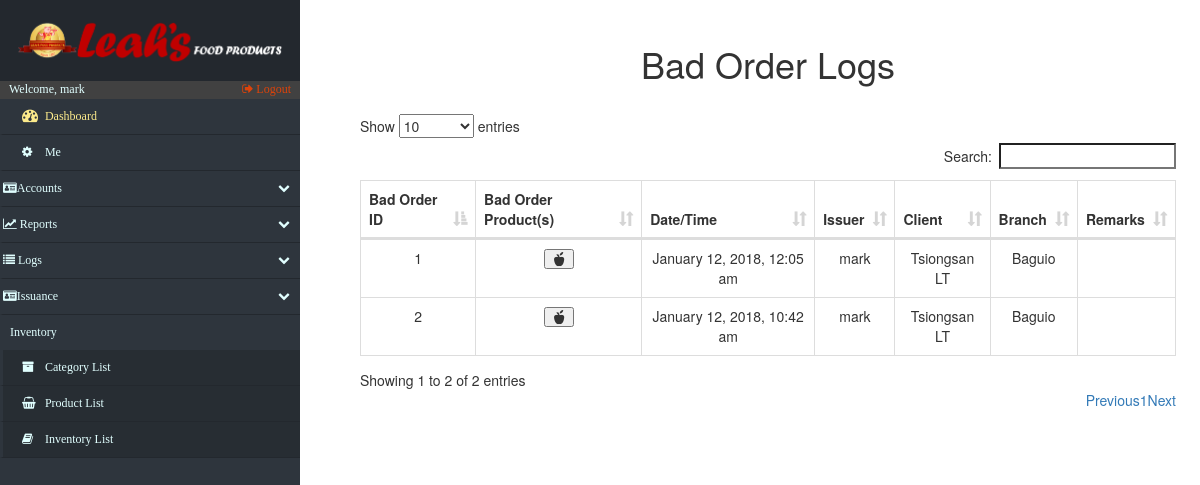
/log_BadOrders.php (signed in), run on the app's committed database.
### tables this page shows
CREATE TABLE IF NOT EXISTS `bad_order` (
  `bo_id` int(15) NOT NULL AUTO_INCREMENT,
  `bo_dateReleased` varchar(50) NOT NULL,
  `bo_issue_account` varchar(200) NOT NULL,
  `bo_client` int(20) DEFAULT NULL,
  `bo_remarks` varchar(200) DEFAULT NULL,
  PRIMARY KEY (`bo_id`)
);

CREATE TABLE IF NOT EXISTS `clients` (
  `c_id` int(15) NOT NULL AUTO_INCREMENT,
  `c_name` varchar(20) NOT NULL,
  `c_address` varchar(20) NOT NULL,
  `c_location` varchar(50) DEFAULT NULL,
  `c_contactperson` varchar(50) DEFAULT NULL,
  `c_contactpersonnumber` varchar(50) DEFAULT NULL,
  PRIMARY KEY (`c_id`)
);

### log_BadOrders.php (the view, shortened to what this page needs)
<!DOCTYPE html>
<html lang="en">
<head>
    <?php include('fragments/config.php') ?>
    <link rel="stylesheet" href="https://maxcdn.bootstrapcdn.com/bootstrap/3.3.7/css/bootstrap.min.css">
    <link href="src/css/datatables.css" rel="stylesheet">
    <link href="//maxcdn.bootstrapcdn.com/font-awesome/4.2.0/css/font-awesome.min.css" rel="stylesheet">
    <link href="src/css/sidebar.css" rel="stylesheet">
    <link href="src/css/custom.css" rel="stylesheet">
</head>
<body>
    <div class="nav-side-menu">
        <div class="brand">
            <div class="brandtext"></div>
        </div>
        <div class="user_info">
            <span>Welcome, <?php
                echo $_SESSION['username'];
                ?>
            </span>
            <a href="fragments/logout.php">
                <i class="fa fa-sign-out" aria-hidden="true"></i> Logout
            </a>
        </div>
        <div class="menu-list">
            <ul id="menu-content" class="menu-content collapse out">
                <li>
                    <a id="dashboard_txt" href="index.php">
                        <i class="fa fa-dashboard fa-lg"></i> Dashboard
                    </a>
                </li>
                 <li><a href="settings.php"><i class="fa fa-cog"></i> Me</a></li>
                <li data-toggle="collapse" data-target="#accounts" class="collapsed">
                    <i class="fa fa-id-card" aria-hidden="true"></i>Accounts <span class="arrow"></span>
                </li>
                <li data-toggle="collapse" data-target="#reports" class="collapsed">
                    <i class="fa fa-line-chart" aria-hidden="true"></i> Reports <span class="arrow"></span>
                </li>
                <li data-toggle="collapse" data-target="#issue" class="collapsed">
                    <i class="fa fa-list" aria-hidden="true"></i> Logs <span class="arrow"></span>
                </li>
                 <li data-toggle="collapse" data-target="#issuance" class="collapsed">
                    <i class="fa fa-id-card" aria-hidden="true"></i>Issuance<span class="arrow"></span>
                </li>
                <div class="sub-menu_nct">
                    <span class="sub-menu">Inventory
                    </span>
                </div>
                <li class="sub-menu_nc">
                    <a class="sub-menu_nc" href="categories.php">
                        <i class="fa fa-archive"> </i> Category List
                    </a>
                </li>
                <li class="sub-menu_nc">
                    <a class="sub-menu_nc" href="products.php">
                        <i class="fa fa-shopping-basket"> </i> Product List
                    </a>
                </li>
                <li class="sub-menu_nc">
                    <a href="inventory.php">
                        <i class="fa fa-book"> </i> Inventory List
                    </a>
                </li>
            </ul>
        </div>
    </div>
    <div id="page-content-wrapper">
        <div class="containers">
            <table class="table table-striped table-bordered">
                <h1 align="center">Bad Order Logs</h1>
            </table>
            <?php
                            $retrieve = ("SELECT * FROM bad_order inner join clients on bad_order.bo_client = clients.c_id");
                            $results = mysqli_query($db, $retrieve);
                        ?>
                <table id="datatables" class="table table-hover table-bordered dataTable" cellspacing="0" width="100%" role="grid" aria-describedby="myTable_info" style="width: 100%;">
                    <thead>
                        <tr>
                            <th>Bad Order ID</th>
							<th>Bad Order Product(s)</th>
                            <th>Date/Time</th>
                            <th>Issuer</th>
							<th>Client</th>
							<th>Branch</th>
                            <th>Remarks</th>
                        </tr>
                    </thead>
                    <tbody>
                        <?php
                            foreach ($results as $data):
                        ?>
                            <tr>
                                <td data-title="Issuance ID">
                                    <?php
                                    $IsID =  $data["bo_id"];
                                    echo $IsID;
                                    ?>
                                </td>
                                <td data-title="Bad Order Products">
                                        <table class="table table-striped table-bordered">
                                            <button type="button" class="glyphicon glyphicon-apple" data-toggle="modal" aria-hidden="true" data-target="#<?php echo $IsID ?>"></button>
                                        </table>
                                </td>
								<td data-title="Date/Time">
                                    <?php echo $data["bo_dateReleased"]; ?>
                                </td>
                                <td  data-title="Issuer">
                                    <?php echo $data["bo_issue_account"];
                                    ?>
                                </td>
								<td  data-title="Client">
                                    <?php echo $data["c_name"];
                                    ?>
                                </td>
								<td data-title="Branch">
                                    <?php
                                        $passBranch = $data["c_location"];
                                        echo $passBranch;
                                    ?>
                                </td>
                                <td data-title="Remarks">
                                </td>
                            </tr>
                <?php
                    endforeach;
                ?>
                    </tbody>
                </table>
        </div>
    </div>
</body>
</html>

### src/css/datatables.css (style rules this page uses)
table.dataTable { clear: both; width: auto; text-align: center; margin-top: 6px !important; margin-bottom: 6px !important; max-width: none !important; border-collapse: separate !important }
table.dataTable td, table.dataTable th { -webkit-box-sizing: content-box; box-sizing: content-box }
table.dataTable thead>tr>th.sorting_asc, table.dataTable thead>tr>th.sorting_desc, table.dataTable thead>tr>th.sorting, table.dataTable thead>tr>td.sorting_asc, table.dataTable thead>tr>td.sorting_desc, table.dataTable thead>tr>td.sorting { padding-right: 30px }
table.dataTable thead .sorting, table.dataTable thead .sorting_asc, table.dataTable thead .sorting_desc, table.dataTable thead .sorting_asc_disabled, table.dataTable thead .sorting_desc_disabled { cursor: pointer; position: relative }
table.dataTable thead .sorting:after, table.dataTable thead .sorting_asc:after, table.dataTable thead .sorting_desc:after, table.dataTable thead .sorting_asc_disabled:after, table.dataTable thead .sorting_desc_disabled:after { position: absolute; bottom: 8px; right: 8px; display: block; font-family: 'Glyphicons Halflings'; opacity: 0.5 }
table.dataTable thead .sorting:after { opacity: 0.2; content: "\e150" }
table.dataTable thead .sorting_asc:after { content: "\e155" }
table.table-bordered.dataTable th, table.table-bordered.dataTable td { border-left-width: 0 }
table.table-bordered.dataTable th:last-child, table.table-bordered.dataTable th:last-child, table.table-bordered.dataTable td:last-child, table.table-bordered.dataTable td:last-child { border-right-width: 0 }
table.table-bordered.dataTable tbody th, table.table-bordered.dataTable tbody td { border-bottom-width: 0 }

### src/css/sidebar.css (style rules this page uses)
.nav-side-menu { overflow: hidden; font-family: verdana; font-size: 12px; font-weight: 200; background-color: #2e353d; position: fixed; top: 0px; width: 300px; height: 100%; color: #e1ffff; }
.nav-side-menu .brand { background-color: #23282e; line-height: 50px; display: block; text-align: center; font-size: 14px; }
.nav-side-menu ul, .nav-side-menu li { list-style: none; padding: 0px; margin: 0px; line-height: 35px; cursor: pointer; }
.nav-side-menu li { padding-left: 0px; border-left: 3px solid #2e353d; border-bottom: 1px solid #23282e; }
.nav-side-menu li a { text-decoration: none; color: #e1ffff; }
.nav-side-menu li a i { padding-left: 10px; width: 20px; padding-right: 20px; }
@media (min-width: 800px) { .nav-side-menu .menu-list .menu-content { display: block; } }
body { margin: 0px; padding: 0px; }
#dashboard_txt { color: #fcea8b; }
.sub-menu_nc { background-color: #272d33; }
.sub-menu_nct { padding-left: 10px; }
.nav-side-menu .brand .brandtext { padding: 4%; content: url(../img/LeahsTextAlter.PNG); width: 100%; text-align: center; }
.user_info { background-color: #414141; }
.user_info a { float: right; padding-right: 3%; color: #dd430a; }
.user_info span { padding-left: 3% }
.sub-menu_nc a { display: block; }
.menu-content > li a { display: inline-block; width: 100%; }
#menu-content li a { padding-left: 3%; }

### src/css/custom.css (style rules this page uses)
.containers { padding: 0px; margin: 0px; margin-top:2%; float: right; width: 79%; padding-right: 5%; }
@media (max-width: 1600px) { .containers { width: 75%; padding-right: 4%; } }
@media (max-width: 1400px) { .containers { width: 73%; padding-right 3%;: } }
@media (max-width: 1260px) { .containers { width: 70%; padding-right: 2%; } }

### data on the page
bad_order: bo_id "1", bo_dateReleased "January 12, 2018, 12:05 am", bo_issue_account "mark", clients.c_name "Tsiongsan LT", clients.c_location "Baguio"
bad_order: bo_id "2", bo_dateReleased "January 12, 2018, 10:42 am", bo_issue_account "mark", clients.c_name "Tsiongsan LT", clients.c_location "Baguio"

### other printed values
$_SESSION['username'] "mark"
